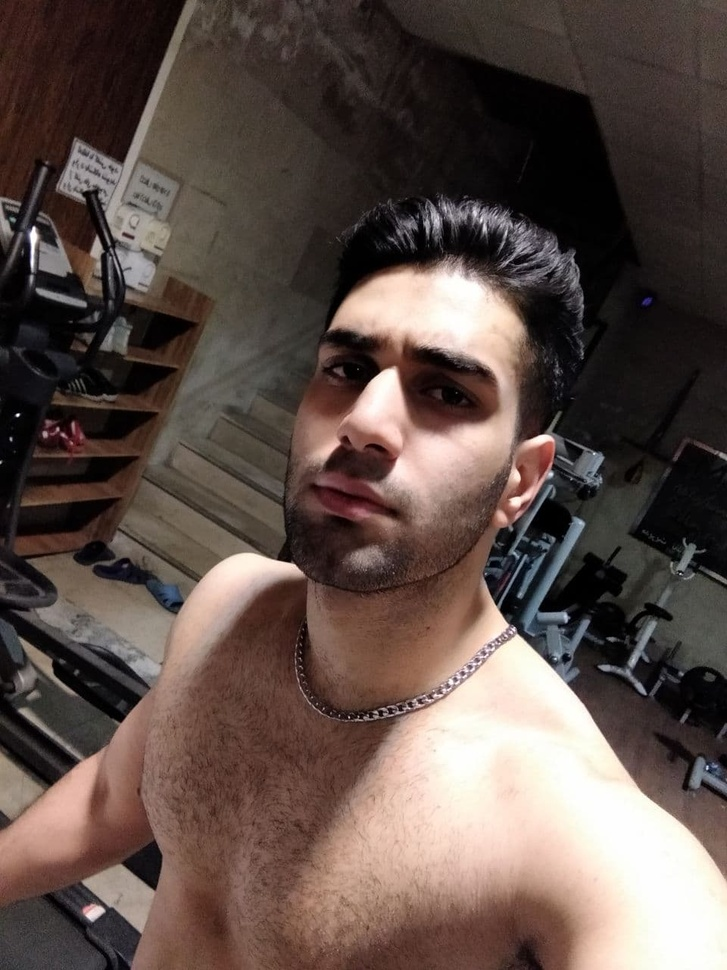
#> input picture image.jpg, 727 x 970 px, shrunk from 960 x 1280 before the run
$ python cv2-14-thresholding-binarization-adaptive.py
#> lines starting #> are read from the running program, lines starting #| are printed output that depends on the picture; after the words box and inside, x2 and y2 are one past the last pixel; in counts of white or black regions, pixels touching at a corner belong together
from cv2 import cv2
import numpy as np

# Load our image as greyscale
image = cv2.imread("./image.jpg", 0)
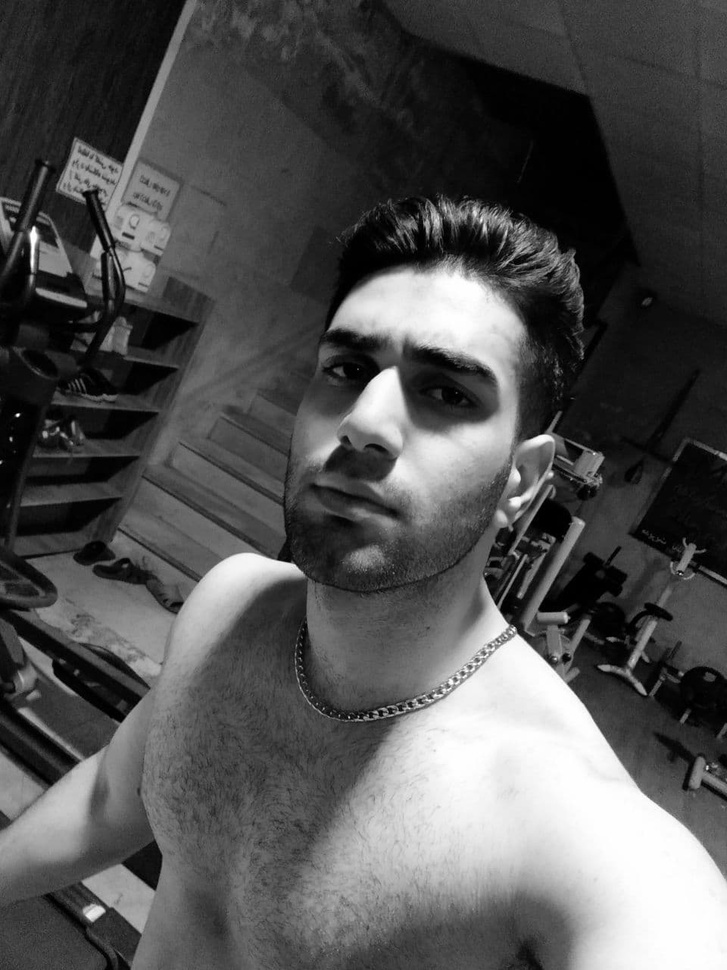
#> image: shape (970, 727); min 0, max 255, mean 82.8
cv2.imshow("Original", image)

# Values below 127 goes to 0 (black), everything above goes to 255 (white)
ret, thresh1 = cv2.threshold(image, 127, 255, cv2.THRESH_BINARY)
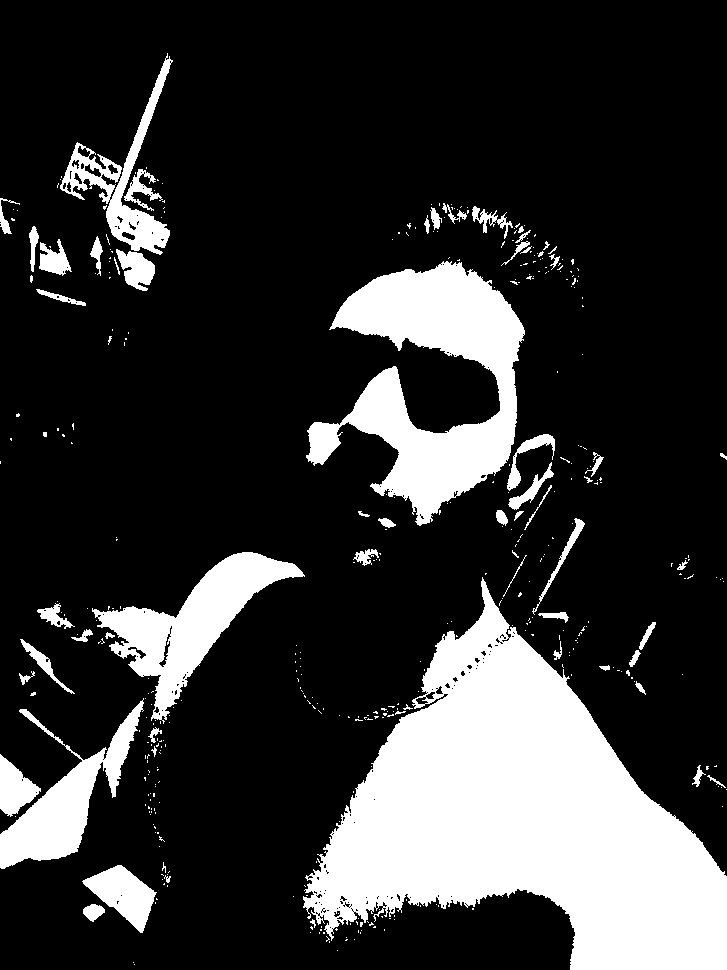
#> thresh1: shape (970, 727); 20.6% white; 421 white regions (362 under 20 px), largest, box (x1, y1, x2, y2) and area: (303, 577, 727, 970) 81823, (306, 261, 525, 526) 25946, (92, 552, 305, 724) 11079
cv2.imshow("1 Threshold binary", thresh1)

# Values below 127 go to 255 and values above 127 go to 0 (reverse of above)
ret, thresh2 = cv2.threshold(image, 127, 255, cv2.THRESH_BINARY_INV)
cv2.imshow("2 Threshold binary", thresh2)

# Values above 127 are truncated (held) at 127 (the 255 argument is unused)
ret, thresh3 = cv2.threshold(image, 127, 255, cv2.THRESH_TRUNC)
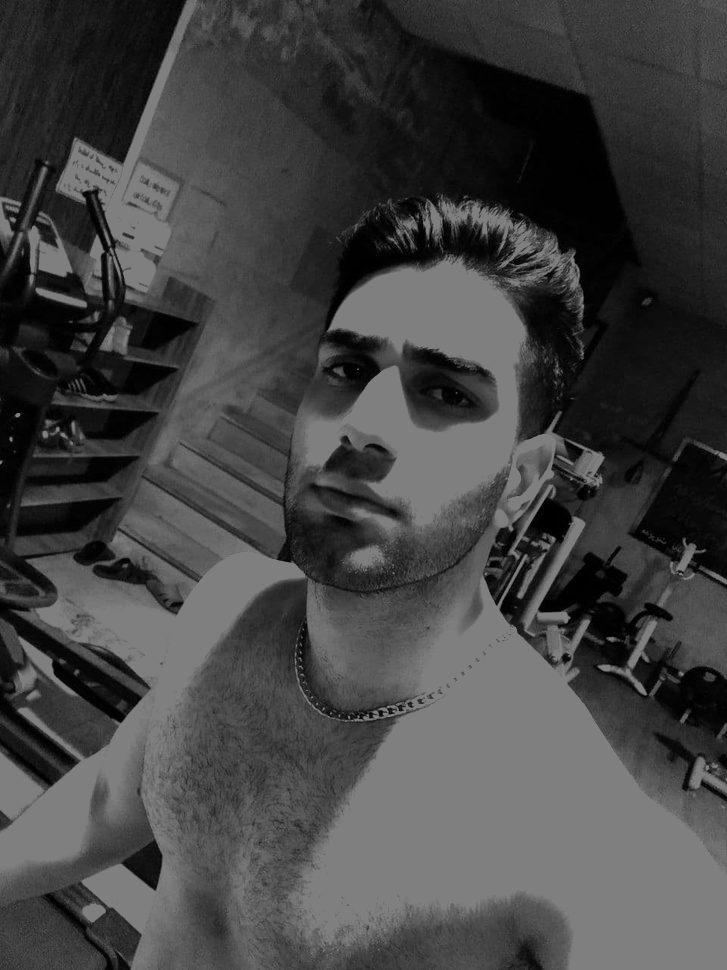
#> thresh3: shape (970, 727); min 0, max 127, mean 67.4
cv2.imshow("3 Threshold binary", thresh3)


# Values below 127 got to 0, above 127 are unchanged
ret, thresh4 = cv2.threshold(image, 127, 255, cv2.THRESH_TOZERO)
cv2.imshow("4 Threshold binary", thresh4)


# Resever of above, below 127 is unchanged, above 127 goes to 0
ret, thresh5 = cv2.threshold(image, 127, 255, cv2.THRESH_TOZERO_INV)
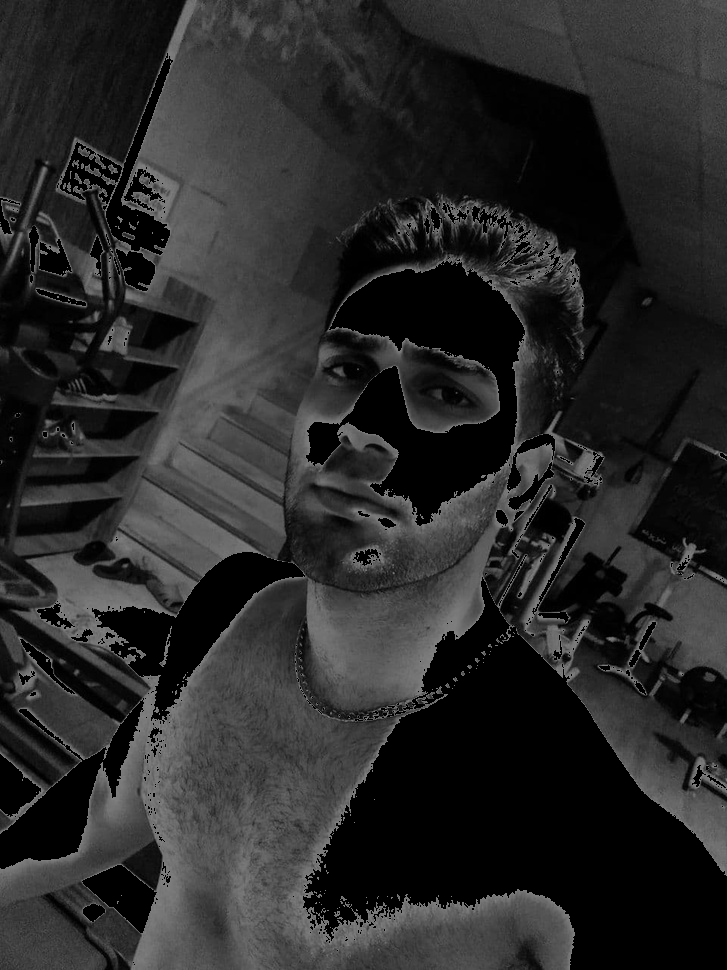
#> thresh5: shape (970, 727); min 0, max 127, mean 41.3
cv2.imshow("5 Threshold binary", thresh5)

cv2.waitKey()

cv2.destroyAllWindows()

cv2.imshow("Original", image)
cv2.waitKey()

# Values below 127 goes to 0 (black), everything above goes to 255 (white)
ret, thresh1 = cv2.threshold(image, 127, 255, cv2.THRESH_BINARY)
cv2.imshow("Threshold Binary", thresh1)
cv2.waitKey()

# It's good practice to blur images as it removes noise
image = cv2.GaussianBlur(image, (3, 3), 0)

# Using adaptiveThreshold
thresh = cv2.adaptiveThreshold(
    image, 255, cv2.ADAPTIVE_THRESH_MEAN_C, cv2.THRESH_BINARY, 3, 5)
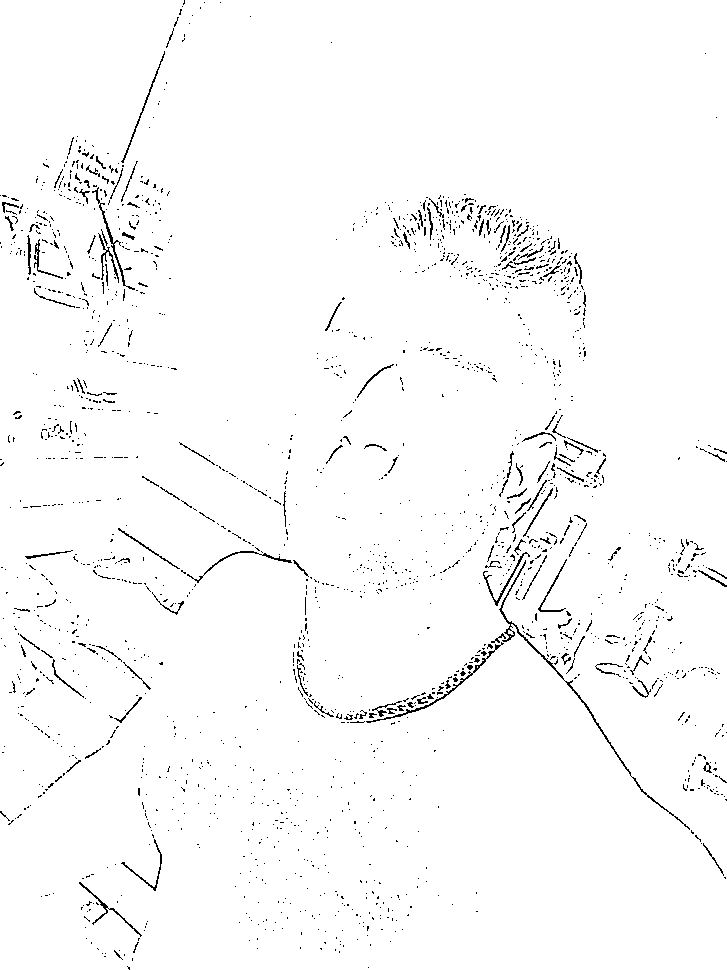
#> thresh: shape (970, 727); 97.9% white; black in thin lines or dots
cv2.imshow("Adaptive Mean Thresholding", thresh)
cv2.waitKey()

_, th2 = cv2.threshold(image, 0, 255, cv2.THRESH_BINARY + cv2.THRESH_OTSU)
#> th2: shape (970, 727); 20.6% white; 147 white regions (91 under 20 px), largest, box (x1, y1, x2, y2) and area: (303, 578, 727, 970) 82319, (306, 261, 525, 526) 26067, (91, 551, 304, 723) 11294
cv2.imshow("Otsu's Thresholding", thresh)
cv2.waitKey()

# Otsu's thresholding after Gaussian filtering
blur = cv2.GaussianBlur(image, (5, 5), 0)
_, th3 = cv2.threshold(blur, 0, 255, cv2.THRESH_BINARY + cv2.THRESH_OTSU)
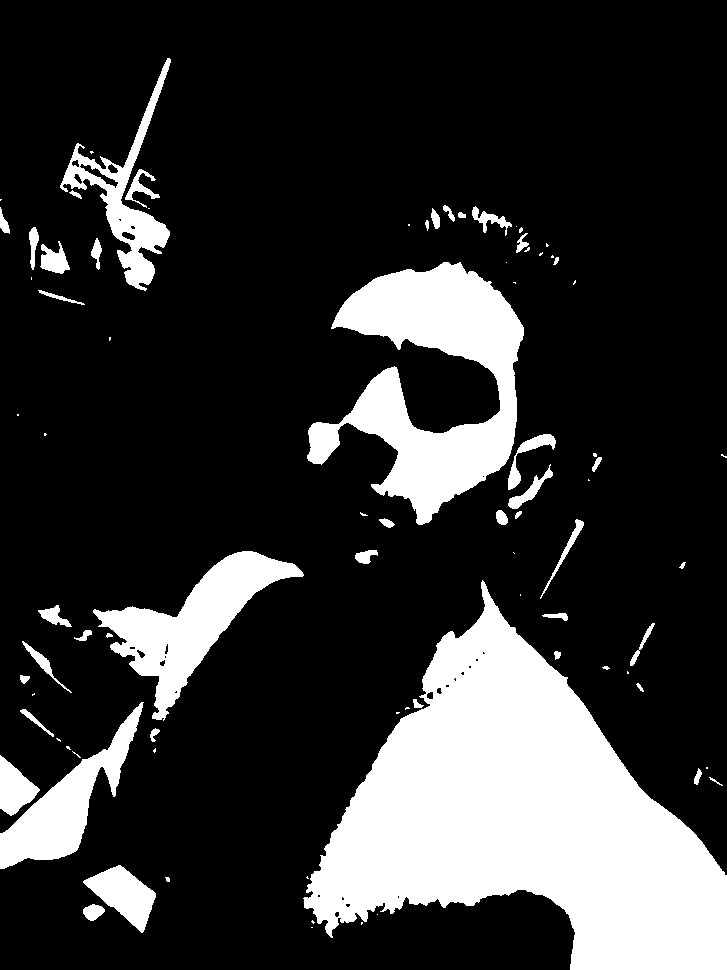
#> th3: shape (970, 727); 20.2% white; 84 white regions (38 under 20 px), largest, box (x1, y1, x2, y2) and area: (303, 580, 727, 970) 82228, (307, 262, 524, 525) 25941, (93, 551, 304, 721) 11209
cv2.imshow("Guassian Otsu's Thresholding", thresh)
cv2.waitKey()

cv2.destroyAllWindows()
